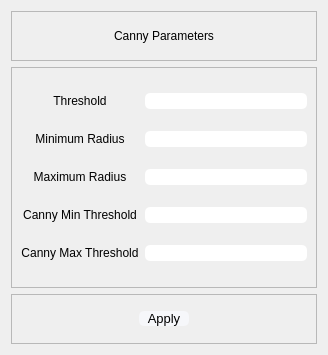
<?xml version="1.0" encoding="UTF-8"?>
<ui version="4.0">
 <class>HoughCircleParameters</class>
 <widget class="QDialog" name="HoughCircleParameters">
  <property name="geometry">
   <rect>
    <x>0</x>
    <y>0</y>
    <width>328</width>
    <height>355</height>
   </rect>
  </property>
  <property name="windowTitle">
   <string>Dialog</string>
  </property>
  <layout class="QGridLayout" name="gridLayout_4">
   <item row="1" column="0" colspan="2">
    <widget class="QFrame" name="frame_2">
     <property name="frameShape">
      <enum>QFrame::StyledPanel</enum>
     </property>
     <property name="frameShadow">
      <enum>QFrame::Raised</enum>
     </property>
     <layout class="QGridLayout" name="gridLayout_2">
      <item row="0" column="0">
       <widget class="QLabel" name="label_4">
        <property name="styleSheet">
         <string notr="true">font: 900 10pt &quot;Segoe UI Black&quot;;
color: rgb(0, 0, 0);</string>
        </property>
        <property name="text">
         <string>Threshold</string>
        </property>
        <property name="alignment">
         <set>Qt::AlignCenter</set>
        </property>
       </widget>
      </item>
      <item row="0" column="1">
       <widget class="QLineEdit" name="ThresholdValue">
        <property name="styleSheet">
         <string notr="true">border-radius: 5px;</string>
        </property>
        <property name="text">
         <string/>
        </property>
       </widget>
      </item>
      <item row="1" column="0">
       <widget class="QLabel" name="label_2">
        <property name="styleSheet">
         <string notr="true">font: 900 10pt &quot;Segoe UI Black&quot;;
color: rgb(0, 0, 0);</string>
        </property>
        <property name="text">
         <string>Minimum Radius</string>
        </property>
        <property name="alignment">
         <set>Qt::AlignCenter</set>
        </property>
       </widget>
      </item>
      <item row="1" column="1">
       <widget class="QLineEdit" name="MinRadiusValue">
        <property name="styleSheet">
         <string notr="true">border-radius: 5px;</string>
        </property>
       </widget>
      </item>
      <item row="2" column="0">
       <widget class="QLabel" name="label_3">
        <property name="styleSheet">
         <string notr="true">font: 900 10pt &quot;Segoe UI Black&quot;;
color: rgb(0, 0, 0);</string>
        </property>
        <property name="text">
         <string>Maximum Radius</string>
        </property>
        <property name="alignment">
         <set>Qt::AlignCenter</set>
        </property>
       </widget>
      </item>
      <item row="2" column="1">
       <widget class="QLineEdit" name="MaxRadiusValue">
        <property name="styleSheet">
         <string notr="true">border-radius: 5px;</string>
        </property>
       </widget>
      </item>
      <item row="3" column="0">
       <widget class="QLabel" name="label_5">
        <property name="styleSheet">
         <string notr="true">font: 900 10pt &quot;Segoe UI Black&quot;;
color: rgb(0, 0, 0);</string>
        </property>
        <property name="text">
         <string>Canny Min Threshold</string>
        </property>
        <property name="alignment">
         <set>Qt::AlignCenter</set>
        </property>
       </widget>
      </item>
      <item row="3" column="1">
       <widget class="QLineEdit" name="CannyMinValue">
        <property name="styleSheet">
         <string notr="true">border-radius: 5px;</string>
        </property>
       </widget>
      </item>
      <item row="4" column="0">
       <widget class="QLabel" name="label_6">
        <property name="styleSheet">
         <string notr="true">font: 900 10pt &quot;Segoe UI Black&quot;;
color: rgb(0, 0, 0);</string>
        </property>
        <property name="text">
         <string>Canny Max Threshold</string>
        </property>
        <property name="alignment">
         <set>Qt::AlignCenter</set>
        </property>
       </widget>
      </item>
      <item row="4" column="1">
       <widget class="QLineEdit" name="CannyMaxValue">
        <property name="styleSheet">
         <string notr="true">border-radius: 5px;</string>
        </property>
       </widget>
      </item>
     </layout>
    </widget>
   </item>
   <item row="2" column="0" colspan="2">
    <widget class="QFrame" name="frame_3">
     <property name="maximumSize">
      <size>
       <width>16777215</width>
       <height>50</height>
      </size>
     </property>
     <property name="frameShape">
      <enum>QFrame::StyledPanel</enum>
     </property>
     <property name="frameShadow">
      <enum>QFrame::Raised</enum>
     </property>
     <layout class="QGridLayout" name="gridLayout_3">
      <item row="0" column="1">
       <widget class="QPushButton" name="Apply">
        <property name="minimumSize">
         <size>
          <width>50</width>
          <height>0</height>
         </size>
        </property>
        <property name="styleSheet">
         <string notr="true">QPushButton{
border-width: 1.5px;
border-radius: 5px;
font-size: 13px;
background-color: rgb(246, 247, 250);
color: black;
}

QPushButton:hover:!pressed{
background-color: qlineargradient(x1: 0.5, y1: 1, x2: 0.5, y2: 1, stop: 0 #dadbde, stop: 1 #f6f7fa);
}</string>
        </property>
        <property name="text">
         <string>Apply</string>
        </property>
       </widget>
      </item>
      <item row="0" column="0">
       <spacer name="horizontalSpacer">
        <property name="orientation">
         <enum>Qt::Horizontal</enum>
        </property>
        <property name="sizeHint" stdset="0">
         <size>
          <width>40</width>
          <height>20</height>
         </size>
        </property>
       </spacer>
      </item>
      <item row="0" column="2">
       <spacer name="horizontalSpacer_2">
        <property name="orientation">
         <enum>Qt::Horizontal</enum>
        </property>
        <property name="sizeHint" stdset="0">
         <size>
          <width>40</width>
          <height>20</height>
         </size>
        </property>
       </spacer>
      </item>
     </layout>
    </widget>
   </item>
   <item row="0" column="0" colspan="2">
    <widget class="QFrame" name="frame">
     <property name="maximumSize">
      <size>
       <width>16777215</width>
       <height>50</height>
      </size>
     </property>
     <property name="frameShape">
      <enum>QFrame::StyledPanel</enum>
     </property>
     <property name="frameShadow">
      <enum>QFrame::Raised</enum>
     </property>
     <layout class="QGridLayout" name="gridLayout">
      <item row="0" column="0">
       <widget class="QLabel" name="label">
        <property name="styleSheet">
         <string notr="true">font: 900 15pt &quot;Segoe UI Black&quot;;
color: rgb(0, 0, 0);</string>
        </property>
        <property name="text">
         <string>Canny Parameters</string>
        </property>
        <property name="alignment">
         <set>Qt::AlignCenter</set>
        </property>
       </widget>
      </item>
     </layout>
    </widget>
   </item>
  </layout>
 </widget>
 <resources/>
 <connections/>
</ui>
